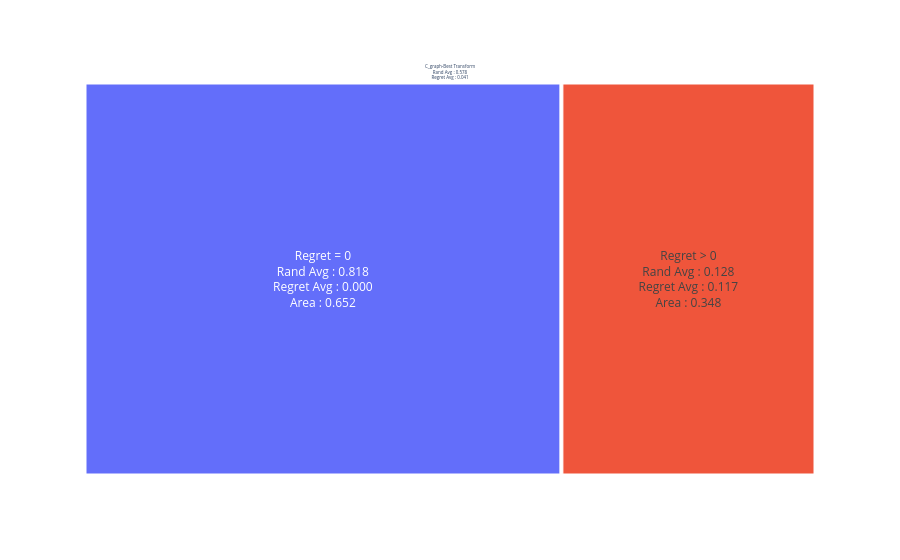

Here is the notebook cell this chart was saved with:
### Code cell
import plotly.express as px

# Extraction des métriques
m = metrics_g['C_graph-Best Transform']
# Valeurs globales
regret_area       = m['Regret Area']
rand_avg_total    = m['Rand Avg']
regret_avg_total  = m['Regret Avg']

# Labels
root_label = (
    f"C_graph-Best Transform<br>"
    f"Rand Avg : {rand_avg_total:.3f}<br>"
    f"Regret Avg : {regret_avg_total:.3f}"
)
child_labels = [
    (
        f"Where Regret > 0<br>"
        f"Rand Avg : {m['Rand Avg on Positive Regret']:.3f}<br>"
        f"Regret Avg : {m['Regret Avg on Positive Regret']:.3f}"
    ),
    (
        f"Where Regret == 0<br>"
        f"Rand Avg : {m['Rand Avg on Null Regret']:.3f}<br>"
        f"Regret Avg : 0.000"
    )
]

# Construction des listes
names   = [root_label] + child_labels
parents = [""] + [root_label, root_label]
values  = [1.0, regret_area, 1 - regret_area]

fig = px.treemap(
    names       = names,
    parents     = parents,
    values      = values,
    branchvalues= "total"
)

# Centrage et customisation du texte
fig.update_traces(
    # %{label} = votre texte défini plus haut ; %{value} = la surface du rectangle
    texttemplate  = "%{label}<br>Area : %{value:.3f}",
    textposition  = "middle center",
    hovertemplate = None  # si vous voulez supprimer le tooltip par défaut
)

fig.show()

### Figure 1 — Plotly figure (JSON) as saved in the notebook; plotly's stock layout.template omitted (floating-point values rounded to 4 significant figures)
{"data": [{"branchvalues": "total", "domain": {"x": [0, 1], "y": [0, 1]}, "labels": ["C_graph-Best Transform<br>Rand Avg : 0.578<br>Regret Avg : 0.041", "Regret > 0<br>Rand Avg : 0.128<br>Regret Avg : 0.117", "Regret = 0<br>Rand Avg : 0.818<br>Regret Avg : 0.000"], "name": "", "parents": ["", "C_graph-Best Transform<br>Rand Avg : 0.578<br>Regret Avg : 0.041", "C_graph-Best Transform<br>Rand Avg : 0.578<br>Regret Avg : 0.041"], "textposition": "middle center", "texttemplate": "%{label}<br>Area : %{value:.3f}", "type": "treemap", "values": [1.0, 0.3476, 0.6524]}], "layout": {"legend": {"tracegroupgap": 0}, "margin": {"t": 60}}}
